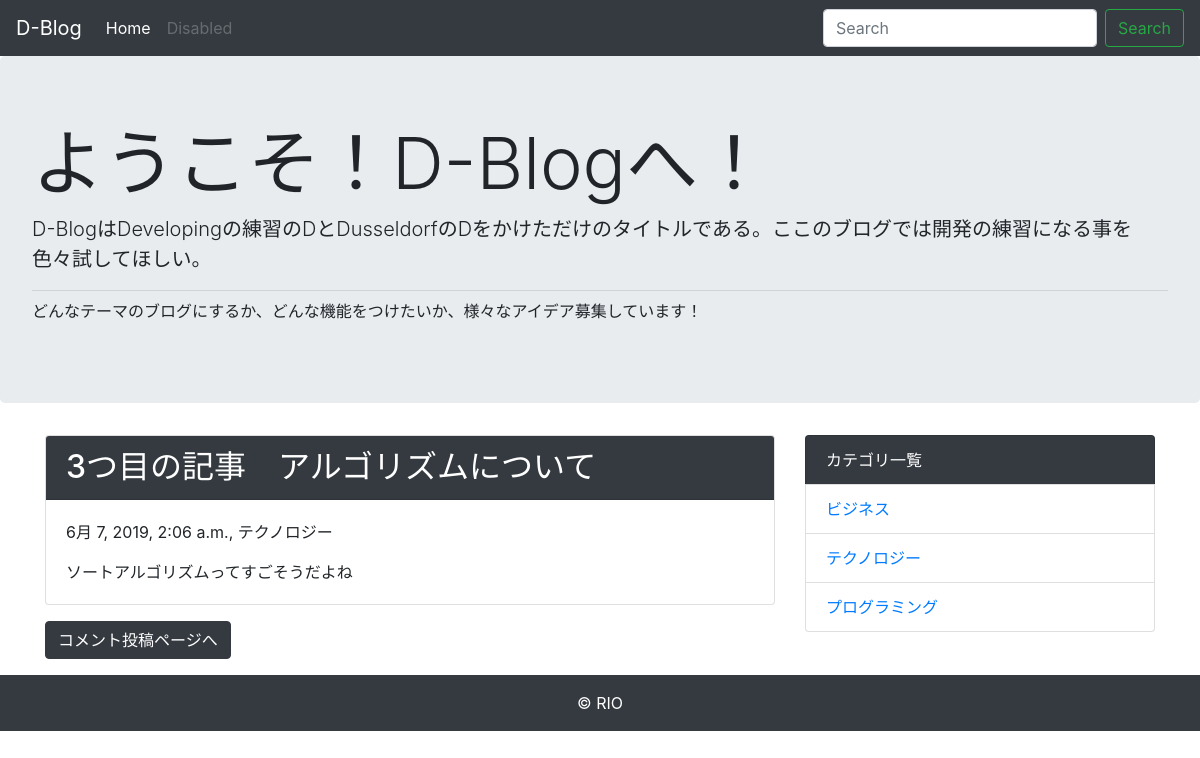
The page /detail/3/ on the database as committed earlier.
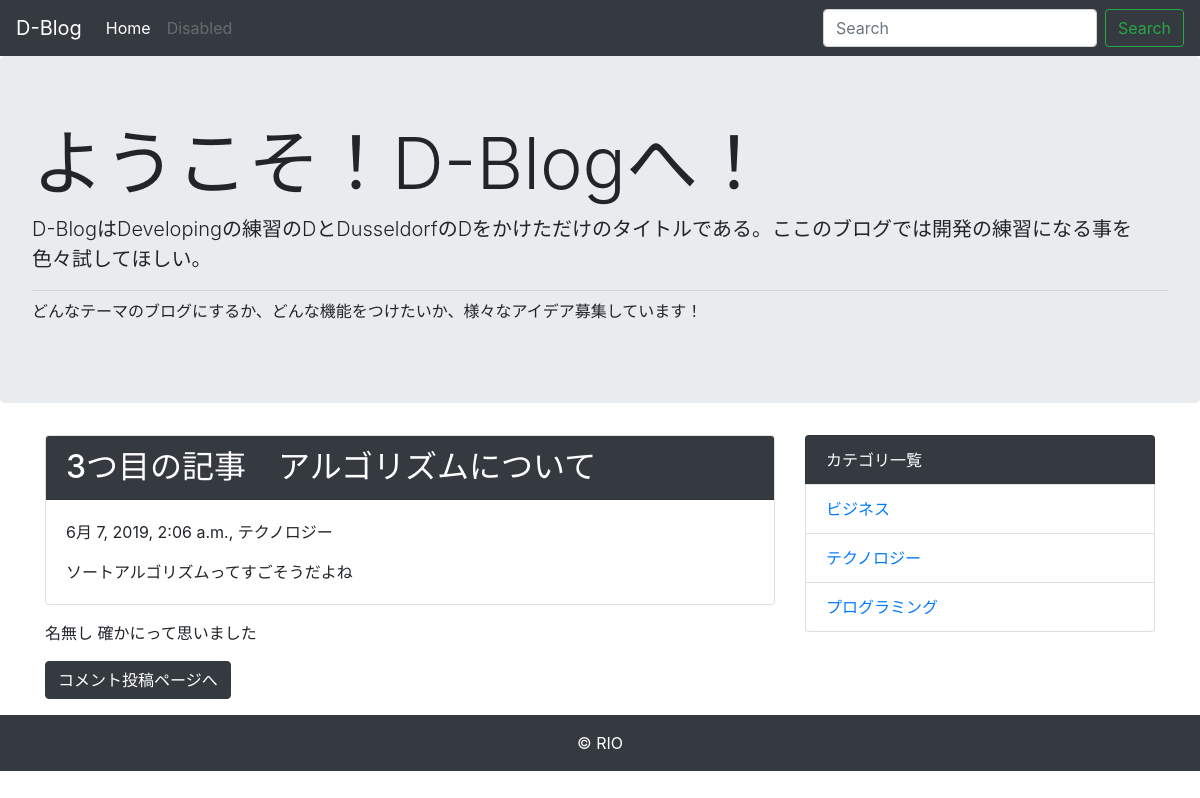
The same page on the database as committed later.
### blog/models.py (models this page shows, shortened)
class Category(models.Model):
    name = models.CharField('カテゴリ名', max_length= 50)
    created_at = models.DateTimeField('作成日', default=timezone.now)
    def __str__(self):
        return self.name

class Comment(models.Model):
    name = models.CharField('お名前', max_length=30, default='Unknown')
    text = models.TextField('本文')
    post = models.ForeignKey(Post, verbose_name='紐づく記事', on_delete=models.PROTECT)
    created_at = models.DateTimeField('作成日', default=timezone.now)

### blog/views.py (the view)
# urls.py: path('detail/<int:pk>/', views.DetailView.as_view(), name='detail'),
class DetailView(generic.DetailView):
    model = Post

### blog/context_processors.py (called while the page is built)
def common(request):
    context = {
        'category_list': Category.objects.all(),
    }
    return context

### blog/templates/blog/post_detail.html
{% extends 'blog/base.html' %}
{% block content %}
<div class="card mb-3">
        <h2 class="card-header bg-dark text-white">{{post.title}}</h4>
        <div class="card-body">
            <p>{{ post.created_at}}, {{ post.category }}</p>
            {{ post.text | linebreaksbr | urlize }}
        </div>
    </div>
{% for comment in post.comment_set.all %}
<p>{{comment.name}} {{comment.text | linebreaksbr}}</p>
{% endfor%}
<a class="btn btn-dark mb-3" href="{% url 'blog:comment' post.pk %}">コメント投稿ページへ</a>
{% endblock %}

### blog/templates/blog/base.html (shortened to what this page needs)
<!doctype html>
<html lang="ja">
  <head>
    <link rel="stylesheet" href="https://maxcdn.bootstrapcdn.com/bootstrap/4.0.0-beta.2/css/bootstrap.min.css">
  </head>
  <body>
      <nav class="navbar navbar-expand-lg navbar-dark bg-dark">
          <a class="navbar-brand" href="#">D-Blog</a>
          <div class="collapse navbar-collapse" id="navbarSupportedContent">
            <ul class="navbar-nav mr-auto">
              <li class="nav-item active">
                <a class="nav-link" href="{% url 'blog:index' %}">Home</a>
              </li>
              <li class="nav-item">
                <a class="nav-link disabled" href="#">Disabled</a>
              </li>
            </ul>
            <form class="form-inline my-2 my-lg-0" method="GET" action="{% url 'blog:index' %}">
              <input class="form-control mr-sm-2" type="text" placeholder="Search" aria-label="Search" name="keyword">
              <button class="btn btn-outline-success my-2 my-sm-0" type="submit">Search</button>
            </form>
          </div>
        </nav>
        <div class="jumbotron">
            <h1 class="display-3">ようこそ！D-Blogへ！</h1>
            <p class="lead">D-BlogはDevelopingの練習のDとDusseldorfのDをかけただけのタイトルである。ここのブログでは開発の練習になる事を色々試してほしい。</p>
            <hr class="my-2">
            <p>どんなテーマのブログにするか、どんな機能をつけたいか、様々なアイデア募集しています！</p>
        </div>
    <div class="container">
      <div class="row">
        <div class="col-md-8">
            {% block content %}
            {% endblock %}
        </div>
        <div class="col-md-4">
        <ul class="list-group">
            <li class="list-group-item bg-dark text-white">カテゴリ一覧</li>
            {% for category in category_list%}
            <li class="list-group-item"><a href='{%url "blog:category" category.pk%}'>{{category}}</a></li>
            {% endfor %}
          </ul>
        </div>
      </div>
    </div>
    <footer class="bg-dark text-white text-center py-3">
      &copy RIO
    </footer>
  </body>
</html>

Rows that differ between the two databases and show on the page:
added Comment: name "名無し", text "確かにって思いました"
